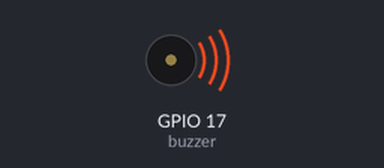
Simulated run of this sketch. Board: ESP32. Parts: buzzer (waves = sounding).

Above: at 0.2 s.
At 2.7 s:
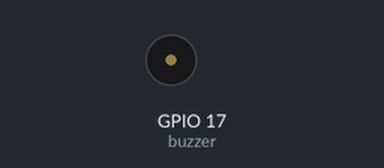
Timing chart, 0 to 5.2 s (numbered marks = the images above):
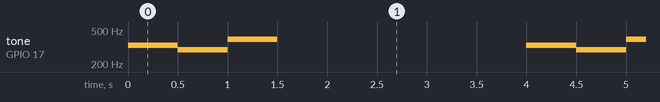

The sketch:

15_buzzer.ino
```cpp
#include <ESP32Servo.h>

int buzzer=17;

void setup() {
  // put your setup code here, to run once:
Serial.begin(115200);
pinMode(buzzer,OUTPUT);
}

void loop() {
  // put your main code here, to run repeatedly:
 tone(buzzer, 392, 500); // G(So)
 tone(buzzer, 330, 500); // E(Mi)
 tone(buzzer, 330, 500); // E(Mi)
 delay(500);
 tone(buzzer, 349, 500); // F(Fa)
 tone(buzzer, 294, 500); // D(Re)
 tone(buzzer, 294, 500); // D(Re)
 delay(500);
 tone(buzzer, 262, 500); // C(Do)
 tone(buzzer, 294, 500); // D(Re)
 tone(buzzer, 330, 500); // E(Mi)
 tone(buzzer, 349, 500); // F(Fa)
 tone(buzzer, 392, 500); // G(So)
 tone(buzzer, 392, 500); // G(So)
 tone(buzzer, 392, 500); // G(So)
 delay(3000);
}
```

Measured:
- by itself, tone on GPIO 17 (buzzer): repeats every 4.0 s: 294 Hz 0.50 s, 392 Hz 0.50 s, silent 2.5 s, 330 Hz 0.50 s
